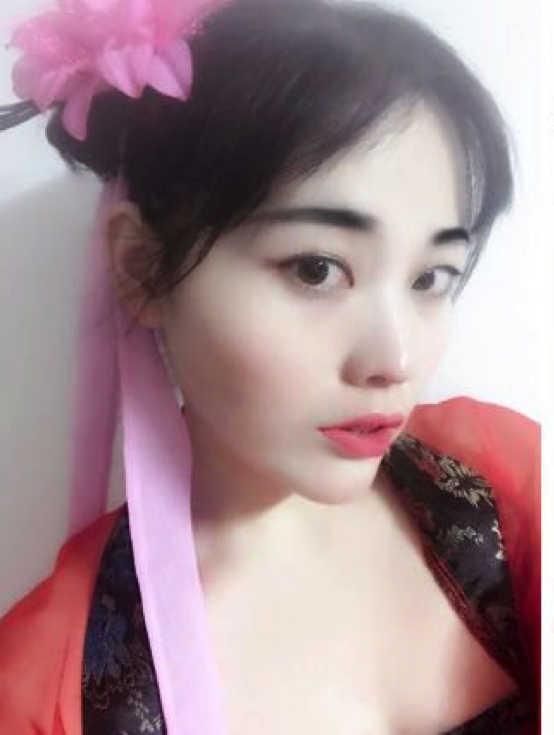
#> input picture chap4/c4.jpg, 554 x 735 px, found by its file name
$ python mosaic.py
#> lines starting #> are read from the running program, lines starting #| are printed output that depends on the picture
import skimage
import matplotlib.pyplot as plt
import numpy as np
import random
#4-8　图片马赛克
def main():
    img = skimage.io.imread("..\c4.jpg")
#> img is the input picture: shape (735, 554, 4); mean R, G, B, A 165.7, 139.4, 144.9, 255
    img = skimage.img_as_float(img)
    img_out = img.copy()
    row, col, channel = img.shape
#> row = 735; col = 554; channel = 4
    half_patch = 10 #马赛克大小
    # 对马赛克滑块移动时图像内部像素进行处理
    for i in range(half_patch, row-1-half_patch, half_patch):
        for j in range(half_patch, col-1- half_patch, half_patch):
            k1 = random.random() - 0.5 # [0,1) float
            k2 = random.random() - 0.5
            m = np.floor(k1*(half_patch*2+1))
            n = np.floor(k2*(half_patch*2+1))
            h = int((i+m) % row)
            w= int((j+n) % col)
            img_out[i-half_patch:i+half_patch,j-half_patch:j+half_patch, :] = \
            img[h,w,:]
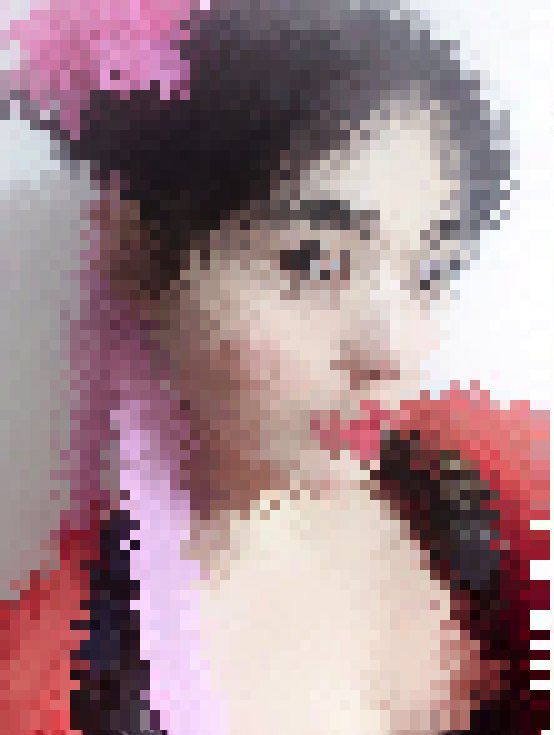
#> img_out: shape (735, 554, 4) float64; mean R, G, B, A 0.649, 0.544, 0.565, 1

    plt.figure(1)
    plt.imshow(img)
    plt.axis("on")
    plt.figure(2)
    plt.imshow(img_out)
    plt.axis("off")
    plt.show()

if __name__ == '__main__':
    main()

$ run again, with chap4/c8.jpg copied over chap4/c4.jpg
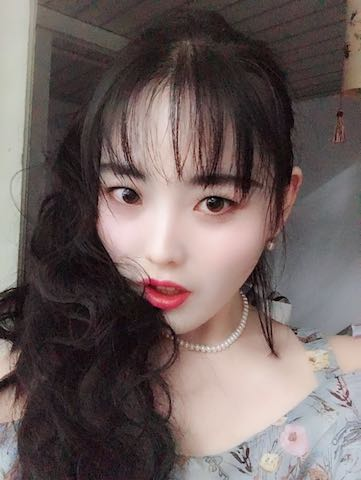
#> input picture chap4/c8.jpg, 361 x 480 px, found by its file name
#> in main, img is the input picture: shape (480, 361, 3); mean R, G, B 110.6, 97.2, 95.5
#> after the loop in main, `for i in range(half_patch, row-1-half_patch, half_patch):`:
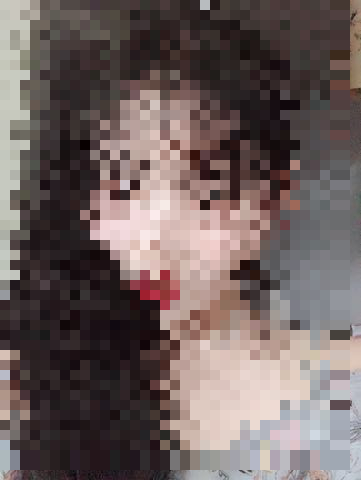
#> img_out: shape (480, 361, 3) float64; mean R, G, B 0.432, 0.38, 0.374
